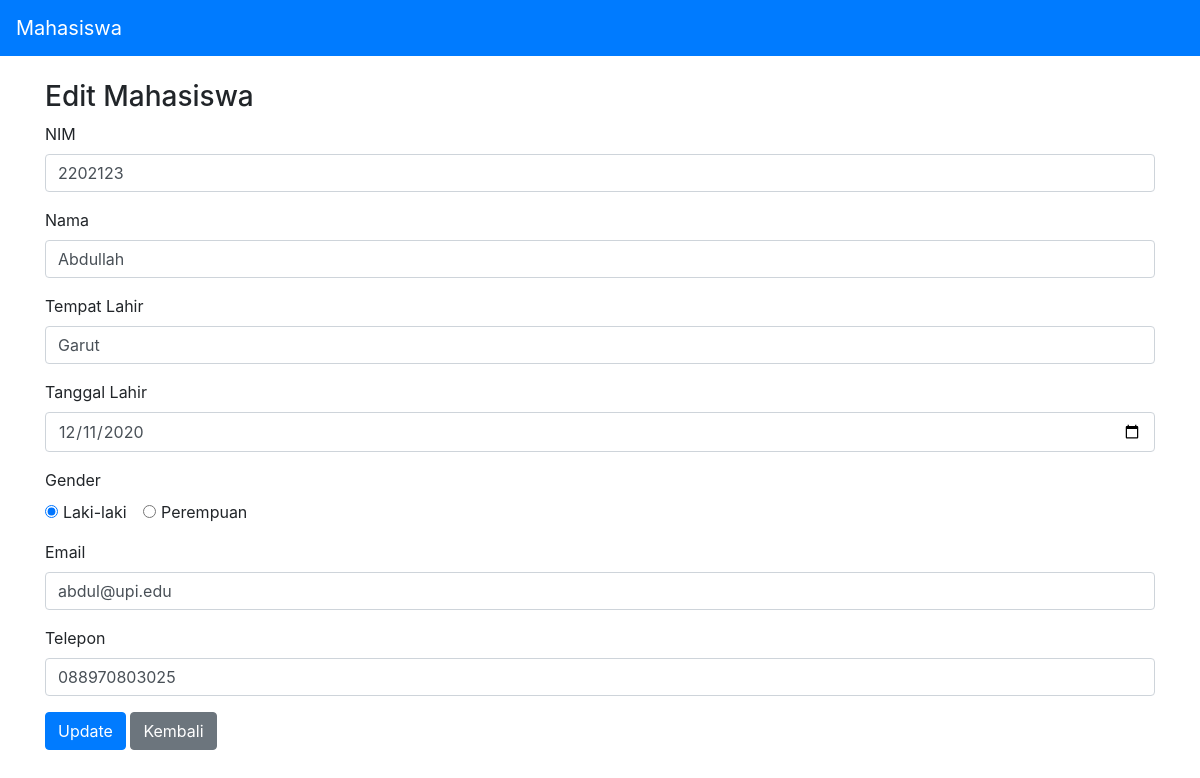
Screenshot of /Program/index.php?id_edit=1 with the database file from the repository.
### tables this page shows
CREATE TABLE `mahasiswa` (
  `id` int(11) NOT NULL,
  `nim` varchar(100) NOT NULL,
  `nama` varchar(100) NOT NULL,
  `tempat` varchar(100) NOT NULL,
  `tl` varchar(100) NOT NULL,
  `gender` varchar(10) NOT NULL,
  `email` varchar(100) NOT NULL,
  `telp` varchar(100) NOT NULL
);

### Program/model/DB.class.php (called while the page is built, shortened)
<?php
class DB
{
	var $db_host = '';
	var $db_user = '';
	var $db_password = '';
	var $db_name = '';
	var $db_link = '';
	function __construct($db_host = '', $db_user = '', $db_password = '', $db_name = '')
	{
		$this->db_host = $db_host;
		$this->db_user = $db_user;
		$this->db_password = $db_password;
		$this->db_name = $db_name;
	}
	function open()
	{
		$this->db_link = mysqli_connect($this->db_host, $this->db_user, $this->db_password, $this->db_name);
	}
	function execute($query = "")
	{
		$this->result = mysqli_query($this->db_link, $query);
		return $this->result;
	}
}

### Program/model/TabelMahasiswa.class.php (called while the page is built, shortened)
<?php
class TabelMahasiswa extends DB
{
	function getMahasiswaById($id)
	{
		$query = "SELECT * FROM mahasiswa WHERE id = '$id'";
		$this->execute($query);
		return $this->getResult();
	}
}

### Program/presenter/ProsesMahasiswa.php (called while the page is built, shortened)
<?php
class ProsesMahasiswa implements KontrakPresenter
{
	private $tabelmahasiswa;
	function __construct()
	{
		try {
			$db_host = "localhost";
			$db_user = "root";
			$db_password = "";
			$db_name = "mvp_php";
			$this->tabelmahasiswa = new TabelMahasiswa($db_host, $db_user, $db_password, $db_name);
		} catch (Exception $e) {
			echo "[!] Error : " . $e->getMessage();
		}
	}
	function getMahasiswaById($id)
	{
		try {
			$this->tabelmahasiswa->open();
			$row = $this->tabelmahasiswa->getMahasiswaById($id);
			return $row;
		} catch (Exception $e) {
			echo "[!] Error Get Mahasiswa " . $e->getMessage();
		}
	}
}

### Program/view/TampilMahasiswa.php (called while the page is built, shortened)
<?php
include("presenter/ProsesMahasiswa.php");
class TampilMahasiswa implements KontrakView
{
	private $prosesmahasiswa;
	function __construct()
	{
		$this->prosesmahasiswa = new ProsesMahasiswa();
	}
	function tampilEdit($id)
	{
		$data = $this->prosesmahasiswa->getMahasiswaById($id);
	}
}

### Program/model/Template.class.php (the view, shortened to what this page needs)
<?php
class Template{
	var $content = '';
	function __construct($filename = ''){
		$this->content = implode('', @file($filename));
	}
	function clear(){
		$this->content = preg_replace("/DATA_[A-Z|_|0-9]+/", "", $this->content);
	}
	function write(){
		print $this->content;
	}
	function replace($old = '', $new = ''){
		if(is_int($new)){
			$value = sprintf("%d", $new);
		}elseif(is_float($new)){
			$value = sprintf("%f", $new);
		}elseif(is_array($new)){
			$value = '';
			foreach( $new as $item){
				$value .= $item. '';
			}
		}else{
			$value = $new;
		}
		$this->content = preg_replace("/$old/",  $value, $this->content);
	}
}

### rows the page displays
mahasiswa: nim "2202123", nama "Abdullah", tempat "Garut", tl "12/11/2020", gender "☑ Laki-laki ☐ Perempuan", email "abdul@upi.edu", telp "088970803025"
